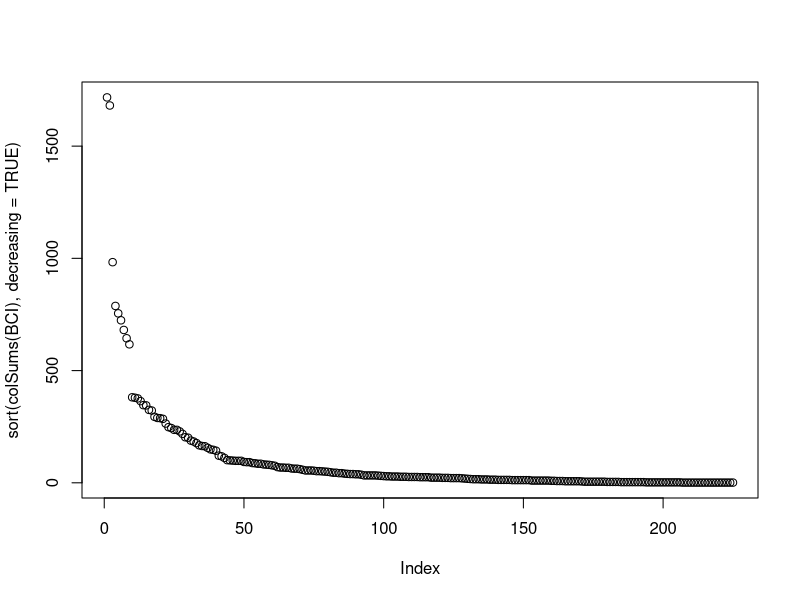
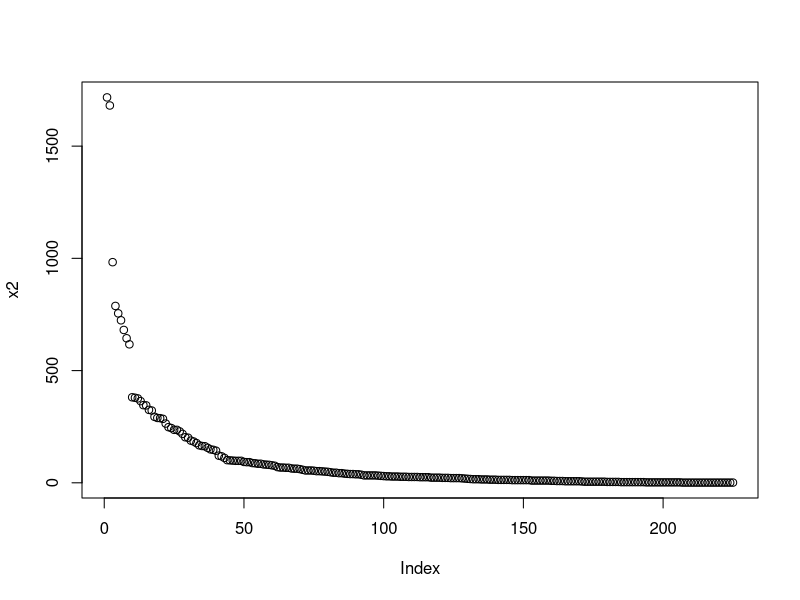

Write R code to recreate these figures, in order. (Note: this script raises an error after producing the figures.)
library ("tidyverse")
#15May2ndPartClass Loading TidyVerse. Some conflicts appear, if you have more packages loaded there would appear more conflicts

#install the vegan package.

####pipes %>%ctrl-shift-m####
#Why do we use pipes? 
data (BCI, package="vegan") #I don´t have the package, so it will not retrieve the BCI dataset. 

x11() #this makes it open a new plot window

plot (
  sort(
    colSums(BCI), 
    decreasing = TRUE)) #ploting the colums decreasingly. Putting spaces so it is easy to read. 

x1 <- colSums (BCI) #I just transformed this in one object
x2 <- sort(x1, decreasing = TRUE) #this in another, so I just shortened lines 11-14 into line 19. 

plot (x2)

BCI %>%  colSums()      #Function to shorten what we just did up there. It will look exactly the same as 11-14 or 19, but in a more practical way

#if your cursor is inside the () you press TAB and all your arguments will appear. If you don´t use anything, it will use the first argument. 

BCI %>%
  colSums() %>%
  sort(decresaing = TRUE ) %>% #you just use sort () and it will be the other way
  plot ()


####One table functions ####

#Takes one dataframe
#select, filter, mutate, group_by, summarise, slice, count, arrange, nest
#we will use the iris data set

iris <- as_tibble(iris) #converted the iris into an object 
#what is a tibble? It will organize the iris data. It will print just the first 10 rolls.


#select function 
iris %>% select(Sepal.Length, Species) #No quote marks required. You are selecting the columns to be shown with this command. 
select(iris, Sepal.Length, Species) #it is the same thing as the line 41, but pipes can make your code cleaner. 

iris %>% select(-Sepal.Width) #it will stop using this column 

iris %>% select (Sepal.Length:Petal.Length) #It will take information from Column 'sepal.length' to column 'petal.length'. If those are start column to end column, it will take everything in between.


#rename function

iris %>% rename (sepal.length = Sepal.Length, spp = Species) #the first thing in () is the new name, after the = is the old name. The only rule is that they have to be legal names. 


# Filter things out 

iris %>% filter(Sepal.Length > 5, Petal.Length < 2) %>% #now it filtered out <5 and >2, and now we have only 20 rows. 
select(Species) #shows a table with the species that present the reason behind my filter

iris %>% filter(Sepal.Length >5, Petal.Length <2) %>%  select (Species, Sepal.Length, Petal.Length) #now I filtered considering the numbers, and selected the species AND the columns showing the values I wanted.

iris [iris$Sepal.Length > 5 & iris$Petal.Length < 2, "Species"] #same thing from lines 58, 59 without pipes. 


#Mutate - it will change. We can make a new column or change an existing column. 

iris %>% mutate (petal.area = Petal.Length * Petal.Width) #I created a new column using two existing columns. 

iris %>% mutate (Species = toupper(Species)) #Now I made all names in capital case. 

#Remember: none of those changes are permanent. To make a change permanent I would have to iris <- iris %>% mutate (blablabla)



iris %>%  group_by(Species) %>% 
  summarise (mean_petal_length = mean (Petal.Length), sd_petal_length = sd (Petal.Length))
#You can add whatever you want in this summary.I am telling it to group by species with the mean of petal length column and the standart deviation from petal length. 

iris %>%  group_by(Species) %>% 
  summarise (mean (Petal.Length), sd (Petal.Length)) #it is completely the same but this one you didn´t really name, so the tables will just appear with the formula as the title for the columns. 

iris %>%  group_by (Species) %>% 
  mutate (mean_petal_length = mean (Petal.Length)) #it will create a mean for each species, not overall mean. So I can compare the Petal Length of one measurement with the overall mean for the species. 


iris %>%  group_by(Species) %>% 
  mutate (mean_petal_lengtj = mean (Petal.Length)) %>% 
  ungroup() #remove the group structure. Sometimes you grouped your data for one analysis but you don´t want anymore, so you should ungroup the data frame. It is a tibble with no groups.The group we are removing is the species, in this case. 



iris %>%  arrange (Petal.Length) #arranging by petal length
iris %>%  arrange (desc(Petal.Length))# arranging by petal length from the higher values.

iris %>% group_by(Species) %>%  arrange(Petal.Length)  #it will arrange by species and petal length
  
iris %>% group_by(Species) %>%  arrange(Petal.Length) %>%  slice (1:3) #it will show now the top three for each of the species. In this case it will give the top 3, but it could be the top 4 (1:4). 

iris %>%  group_by(Species) %>%  arrange (desc(Petal.Length)) %>% slice (1:3) #not it is the same but I get the higherst Petal Length per species.

iris %>%  group_by(Species) %>% nest() #took all the data for each species and created it´s on tibble, or groups based in Species. It is a powerful technique. 

iris %>% 
  group_by(Species) %>% 
  nest() %>%  
  mutate(mod = map(data, ~lm(Sepal.Length ~ Sepal.Width, data =. )))
#mod stands for creating a model, a map that uses data and the function lm (linear model) that describes the relationship between Sepal.Length and Sepal.Width).

iris %>% 
  group_by(Species) %>% #we took all diferent species
  nest() %>%  #we grouped our data by species
  mutate(mod = map(data, ~lm(Sepal.Length ~ Sepal.Width, data =. ))) %>% #this map took each of this tibbles with this data, 50 rows of 4 colums. So it fits all the data in one of the species. One model for each species
  mutate(coef = map(mod, broom::tidy)) %>% #It pulls the coefficient out of the model 
  unnest (coef) 
#In the end, for each species we will get the data. 


####reshaping data####

#make tidy data

#gather, spread
iris #there is one column for each variable in this dataset. Sometimes this is fine, sometimes it is not an useful structure. Many times in tidyverse, it expects the tidydata organization. 

iris %>%
  rownames_to_column()
#it creates a column of row names, in this case, numeral. 

iris %>%  
  rownames_to_column() %>% 
  gather(key = variable, value = measurement, -Species, -rowname ) #it will put the column names into one column and the data into another colum. Key is the colum name. That will take all column names and the data into the colum measurement, and I will exclude two colums, Species and Rowname; so I will have the colums Rowname, Species, Variable and Measurement.
#Now I changed how my data looks like: I have 4 columns and 600 rows.


iris %>%  
  rownames_to_column() %>% 
  gather(key = variable, value = measurement, -Species, -rowname ) %>% 
  group_by(Species, variable) %>% 
  summarise(mean = mean (measurement)) #made the data into a thin format and used a mean per variable and per species into a new column

x11() #make it into a new window
iris %>% 
  rownames_to_column() %>% 
  gather (key = variable, value = measurement, -Species, -rowname) %>% 
  ggplot (aes(x=variable, y=measurement, fill=Species)) + geom_violin()
#now I plotted it all. 


####two table function#### 
#I lost it!
#left_join
#full_join
#semi_join
#anti_join

####n table functions### 
#you have to tables and will put tem in top of eachother with bind_rows
#you have to tables and it will put them side by side with bind_cols
#the crossing function wont will be used.

